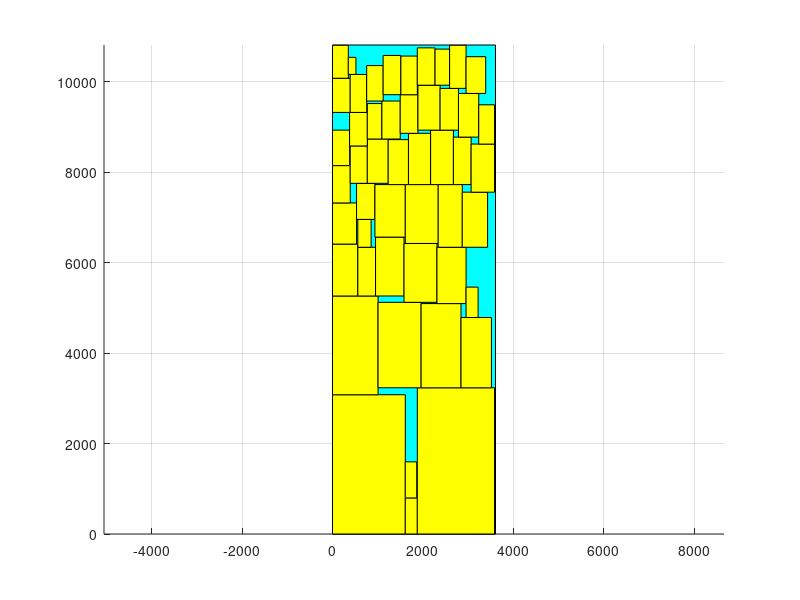

MATLAB code to generate this figure:
axis equal;
hold on;
grid on;
block_x=[0 0 3605 3605 0];
block_y=[0 10815 10815 0 0];
fill(block_x, block_y, 'c');
block_x=[0 0 1610 1610 0];
block_y=[0 3080 3080 0 0];
fill(block_x, block_y, 'y');
block_x=[1610 1610 1876 1876 1610];
block_y=[0 798 798 0 0];
fill(block_x, block_y, 'y');
block_x=[0 0 1008 1008 0];
block_y=[3080 5264 5264 3080 3080];
fill(block_x, block_y, 'y');
block_x=[1876 1876 3584 3584 1876];
block_y=[0 3234 3234 0 0];
fill(block_x, block_y, 'y');
block_x=[1610 1610 1862 1862 1610];
block_y=[798 1596 1596 798 798];
fill(block_x, block_y, 'y');
block_x=[1008 1008 1960 1960 1008];
block_y=[3234 5124 5124 3234 3234];
fill(block_x, block_y, 'y');
block_x=[0 0 560 560 0];
block_y=[5264 6412 6412 5264 5264];
fill(block_x, block_y, 'y');
block_x=[1960 1960 2842 2842 1960];
block_y=[3234 5096 5096 3234 3234];
fill(block_x, block_y, 'y');
block_x=[560 560 952 952 560];
block_y=[5264 6342 6342 5264 5264];
fill(block_x, block_y, 'y');
block_x=[0 0 532 532 0];
block_y=[6412 7322 7322 6412 6412];
fill(block_x, block_y, 'y');
block_x=[2842 2842 3514 3514 2842];
block_y=[3234 4788 4788 3234 3234];
fill(block_x, block_y, 'y');
block_x=[952 952 1582 1582 952];
block_y=[5264 6566 6566 5264 5264];
fill(block_x, block_y, 'y');
block_x=[560 560 854 854 560];
block_y=[6342 6958 6958 6342 6342];
fill(block_x, block_y, 'y');
block_x=[532 532 938 938 532];
block_y=[6958 7756 7756 6958 6958];
fill(block_x, block_y, 'y');
block_x=[0 0 392 392 0];
block_y=[7322 8148 8148 7322 7322];
fill(block_x, block_y, 'y');
block_x=[1582 1582 2310 2310 1582];
block_y=[5124 6426 6426 5124 5124];
fill(block_x, block_y, 'y');
block_x=[938 938 1610 1610 938];
block_y=[6566 7728 7728 6566 6566];
fill(block_x, block_y, 'y');
block_x=[392 392 770 770 392];
block_y=[7756 8582 8582 7756 7756];
fill(block_x, block_y, 'y');
block_x=[0 0 378 378 0];
block_y=[8148 8932 8932 8148 8148];
fill(block_x, block_y, 'y');
block_x=[2310 2310 2954 2954 2310];
block_y=[5096 6342 6342 5096 5096];
fill(block_x, block_y, 'y');
block_x=[1610 1610 2338 2338 1610];
block_y=[6426 7728 7728 6426 6426];
fill(block_x, block_y, 'y');
block_x=[770 770 1232 1232 770];
block_y=[7756 8736 8736 7756 7756];
fill(block_x, block_y, 'y');
block_x=[378 378 770 770 378];
block_y=[8582 9324 9324 8582 8582];
fill(block_x, block_y, 'y');
block_x=[0 0 392 392 0];
block_y=[9324 10080 10080 9324 9324];
fill(block_x, block_y, 'y');
block_x=[2954 2954 3220 3220 2954];
block_y=[4788 5460 5460 4788 4788];
fill(block_x, block_y, 'y');
block_x=[2338 2338 2870 2870 2338];
block_y=[6342 7728 7728 6342 6342];
fill(block_x, block_y, 'y');
block_x=[1232 1232 1680 1680 1232];
block_y=[7728 8722 8722 7728 7728];
fill(block_x, block_y, 'y');
block_x=[770 770 1092 1092 770];
block_y=[8736 9520 9520 8736 8736];
fill(block_x, block_y, 'y');
block_x=[392 392 756 756 392];
block_y=[9324 10164 10164 9324 9324];
fill(block_x, block_y, 'y');
block_x=[0 0 350 350 0];
block_y=[10080 10808 10808 10080 10080];
fill(block_x, block_y, 'y');
block_x=[2870 2870 3430 3430 2870];
block_y=[6342 7560 7560 6342 6342];
fill(block_x, block_y, 'y');
block_x=[1680 1680 2170 2170 1680];
block_y=[7728 8862 8862 7728 7728];
fill(block_x, block_y, 'y');
block_x=[1092 1092 1498 1498 1092];
block_y=[8736 9576 9576 8736 8736];
fill(block_x, block_y, 'y');
block_x=[756 756 1120 1120 756];
block_y=[9576 10360 10360 9576 9576];
fill(block_x, block_y, 'y');
block_x=[350 350 518 518 350];
block_y=[10164 10542 10542 10164 10164];
fill(block_x, block_y, 'y');
block_x=[2170 2170 2674 2674 2170];
block_y=[7728 8932 8932 7728 7728];
fill(block_x, block_y, 'y');
block_x=[1498 1498 1890 1890 1498];
block_y=[8862 9716 9716 8862 8862];
fill(block_x, block_y, 'y');
block_x=[1120 1120 1512 1512 1120];
block_y=[9716 10584 10584 9716 9716];
fill(block_x, block_y, 'y');
block_x=[2674 2674 3066 3066 2674];
block_y=[7728 8778 8778 7728 7728];
fill(block_x, block_y, 'y');
block_x=[1890 1890 2380 2380 1890];
block_y=[8932 9926 9926 8932 8932];
fill(block_x, block_y, 'y');
block_x=[1512 1512 1876 1876 1512];
block_y=[9716 10570 10570 9716 9716];
fill(block_x, block_y, 'y');
block_x=[3066 3066 3584 3584 3066];
block_y=[7560 8624 8624 7560 7560];
fill(block_x, block_y, 'y');
block_x=[2380 2380 2786 2786 2380];
block_y=[8932 9856 9856 8932 8932];
fill(block_x, block_y, 'y');
block_x=[1876 1876 2268 2268 1876];
block_y=[9926 10752 10752 9926 9926];
fill(block_x, block_y, 'y');
block_x=[2786 2786 3234 3234 2786];
block_y=[8778 9744 9744 8778 8778];
fill(block_x, block_y, 'y');
block_x=[2268 2268 2590 2590 2268];
block_y=[9926 10724 10724 9926 9926];
fill(block_x, block_y, 'y');
block_x=[3234 3234 3584 3584 3234];
block_y=[8624 9492 9492 8624 8624];
fill(block_x, block_y, 'y');
block_x=[2590 2590 2954 2954 2590];
block_y=[9856 10808 10808 9856 9856];
fill(block_x, block_y, 'y');
block_x=[2954 2954 3388 3388 2954];
block_y=[9744 10556 10556 9744 9744];
fill(block_x, block_y, 'y');
